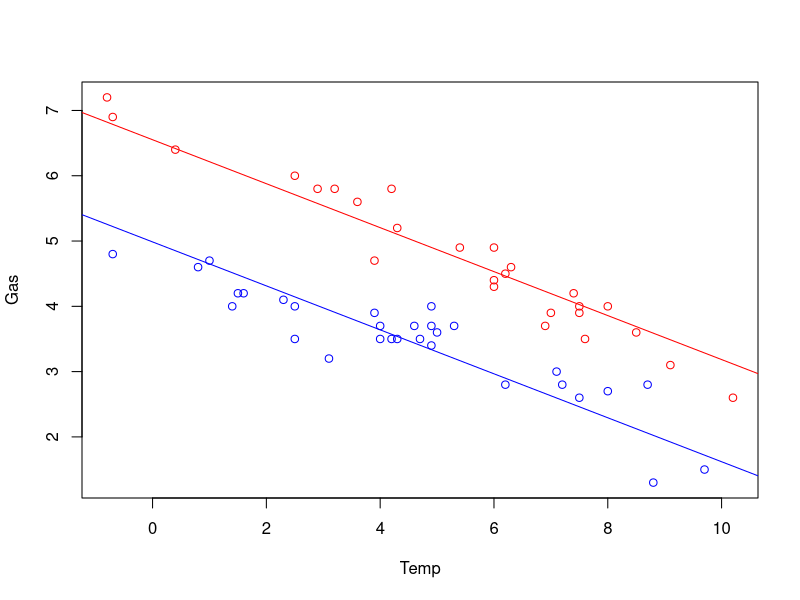
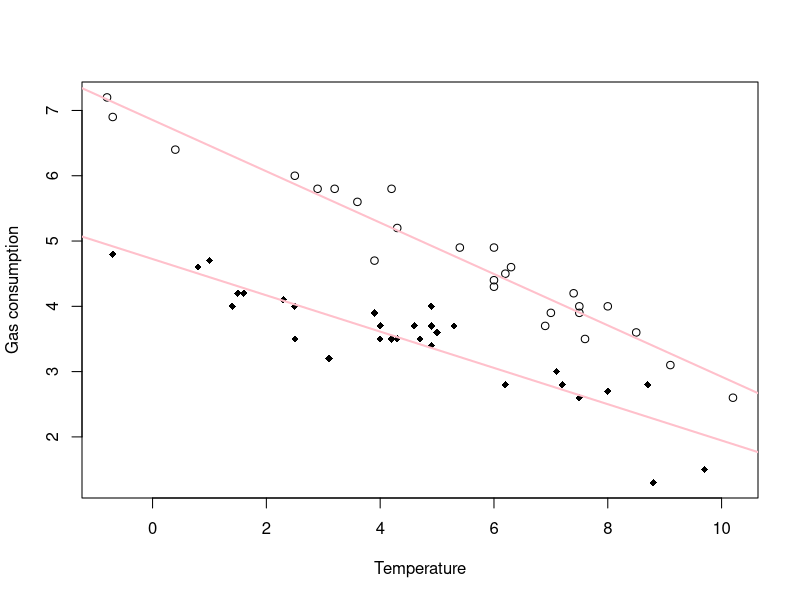

Here is the R script that generated these plots, in order:
library(MASS)
data(whiteside)
attach(whiteside)

Insul=factor(Insul)
plot(Temp,Gas,type="n")
ib=(Insul=="Before")
ia=(Insul=="After")
points(Temp[ib],Gas[ib], col="red")
points(Temp[ia],Gas[ia], col="blue")

#Modelo sin interacción
modsi=lm(Gas~Insul+Temp)
summary(modsi)
beta=coef(modsi)
abline(a=beta["(Intercept)"],b=beta["Temp"],col="red")
abline(a=beta["(Intercept)"]+beta["InsulAfter"],b=beta["Temp"],col="blue")

#Contraste de significacion de la variable continua
mod0=lm(Gas~Insul)
anova(mod0,modsi)
#El valor elevado de F quiere decir que la Temp es muy significativa en el modelo

#Conraste de significación de la variable discreta
mod1=lm(Gas~Temp)
anova(mod1,modsi)

#Modelo con interaccion
modci=lm(Gas~Insul+Temp+Temp:Insul)
summary(modci)
windows()
plot(Temp,Gas,type="n",xlab="Temperature",ylab="Gas consumption")
ib=(Insul=="Before")
ia=(Insul=="After")
points(Temp[ib],Gas[ib])
points(Temp[ia],Gas[ia],pch=18)
beta=coef(modci)
abline(a=beta["(Intercept)"],b=beta["Temp"],col="pink",lwd=2)
abline(a=beta["(Intercept)"]+beta["InsulAfter"],
b=beta["Temp"]+beta["InsulAfter:Temp"],col="pink",lwd=2)

#Contraste de la interacción
anova(modsi,modci)